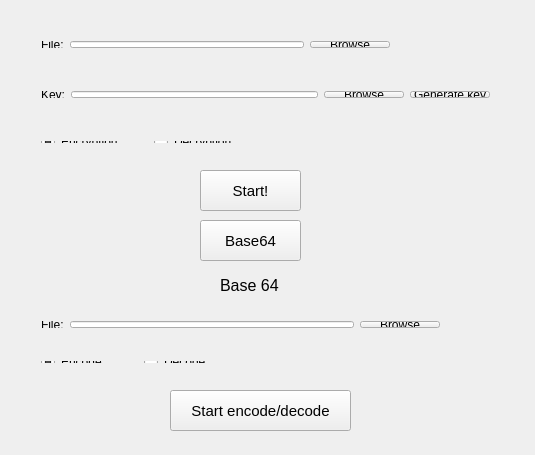
<?xml version="1.0" encoding="UTF-8"?>
<ui version="4.0">
 <class>MainWindow</class>
 <widget class="QMainWindow" name="MainWindow">
  <property name="geometry">
   <rect>
    <x>0</x>
    <y>0</y>
    <width>535</width>
    <height>455</height>
   </rect>
  </property>
  <property name="sizePolicy">
   <sizepolicy hsizetype="Preferred" vsizetype="Preferred">
    <horstretch>0</horstretch>
    <verstretch>0</verstretch>
   </sizepolicy>
  </property>
  <property name="windowTitle">
   <string>AES-128, Base64</string>
  </property>
  <widget class="QWidget" name="centralWidget">
   <widget class="QPushButton" name="pushButton_start">
    <property name="geometry">
     <rect>
      <x>200</x>
      <y>170</y>
      <width>101</width>
      <height>41</height>
     </rect>
    </property>
    <property name="font">
     <font>
      <pointsize>11</pointsize>
     </font>
    </property>
    <property name="text">
     <string>Start!</string>
    </property>
   </widget>
   <widget class="QWidget" name="layoutWidget">
    <property name="geometry">
     <rect>
      <x>30</x>
      <y>80</y>
      <width>471</width>
      <height>29</height>
     </rect>
    </property>
    <layout class="QHBoxLayout" name="horizontalLayout_2">
     <item>
      <widget class="QLabel" name="label_key">
       <property name="text">
        <string>Key:</string>
       </property>
      </widget>
     </item>
     <item>
      <widget class="QLineEdit" name="lineEdit_key"/>
     </item>
     <item>
      <widget class="QPushButton" name="pushButton_brws_key">
       <property name="text">
        <string>Browse</string>
       </property>
      </widget>
     </item>
     <item>
      <widget class="QPushButton" name="pushButton_gen_key">
       <property name="text">
        <string>Generate key</string>
       </property>
      </widget>
     </item>
    </layout>
   </widget>
   <widget class="QWidget" name="layoutWidget">
    <property name="geometry">
     <rect>
      <x>30</x>
      <y>130</y>
      <width>241</width>
      <height>24</height>
     </rect>
    </property>
    <layout class="QHBoxLayout" name="horizontalLayout_3">
     <item>
      <widget class="QRadioButton" name="radioButton_enc">
       <property name="text">
        <string>Encryption</string>
       </property>
       <property name="checked">
        <bool>true</bool>
       </property>
      </widget>
     </item>
     <item>
      <widget class="QRadioButton" name="radioButton_dec">
       <property name="text">
        <string>Decryption</string>
       </property>
      </widget>
     </item>
    </layout>
   </widget>
   <widget class="QWidget" name="layoutWidget">
    <property name="geometry">
     <rect>
      <x>30</x>
      <y>30</y>
      <width>371</width>
      <height>29</height>
     </rect>
    </property>
    <layout class="QHBoxLayout" name="horizontalLayout">
     <item>
      <widget class="QLabel" name="label_file">
       <property name="text">
        <string>File:</string>
       </property>
      </widget>
     </item>
     <item>
      <widget class="QLineEdit" name="lineEdit_file"/>
     </item>
     <item>
      <widget class="QPushButton" name="pushButton_brws_file">
       <property name="text">
        <string>Browse</string>
       </property>
      </widget>
     </item>
    </layout>
   </widget>
   <widget class="QLabel" name="label_base64">
    <property name="geometry">
     <rect>
      <x>220</x>
      <y>270</y>
      <width>91</width>
      <height>31</height>
     </rect>
    </property>
    <property name="font">
     <font>
      <pointsize>12</pointsize>
     </font>
    </property>
    <property name="text">
     <string>Base 64</string>
    </property>
   </widget>
   <widget class="QPushButton" name="pushButton_b64">
    <property name="geometry">
     <rect>
      <x>200</x>
      <y>220</y>
      <width>101</width>
      <height>41</height>
     </rect>
    </property>
    <property name="font">
     <font>
      <pointsize>11</pointsize>
     </font>
    </property>
    <property name="text">
     <string>Base64</string>
    </property>
   </widget>
   <widget class="QPushButton" name="pushButton_start_b64">
    <property name="geometry">
     <rect>
      <x>170</x>
      <y>390</y>
      <width>181</width>
      <height>41</height>
     </rect>
    </property>
    <property name="font">
     <font>
      <pointsize>11</pointsize>
     </font>
    </property>
    <property name="text">
     <string>Start encode/decode</string>
    </property>
   </widget>
   <widget class="QWidget" name="layoutWidget">
    <property name="geometry">
     <rect>
      <x>30</x>
      <y>310</y>
      <width>421</width>
      <height>29</height>
     </rect>
    </property>
    <layout class="QHBoxLayout" name="horizontalLayout_4">
     <item>
      <widget class="QLabel" name="label_file_b64">
       <property name="text">
        <string>File:</string>
       </property>
      </widget>
     </item>
     <item>
      <widget class="QLineEdit" name="lineEdit_file_b64"/>
     </item>
     <item>
      <widget class="QPushButton" name="pushButton_brws_file_b64">
       <property name="text">
        <string>Browse</string>
       </property>
      </widget>
     </item>
    </layout>
   </widget>
   <widget class="QWidget" name="layoutWidget">
    <property name="geometry">
     <rect>
      <x>30</x>
      <y>350</y>
      <width>221</width>
      <height>24</height>
     </rect>
    </property>
    <layout class="QHBoxLayout" name="horizontalLayout_5">
     <item>
      <widget class="QRadioButton" name="radioButton_b64_encode">
       <property name="text">
        <string>Encode</string>
       </property>
       <property name="checked">
        <bool>true</bool>
       </property>
      </widget>
     </item>
     <item>
      <widget class="QRadioButton" name="radioButton_b64_decode">
       <property name="text">
        <string>Decode</string>
       </property>
      </widget>
     </item>
    </layout>
   </widget>
  </widget>
  <widget class="QStatusBar" name="statusBar">
   <property name="sizeGripEnabled">
    <bool>false</bool>
   </property>
  </widget>
 </widget>
 <layoutdefault spacing="6" margin="11"/>
 <resources/>
 <connections/>
</ui>
